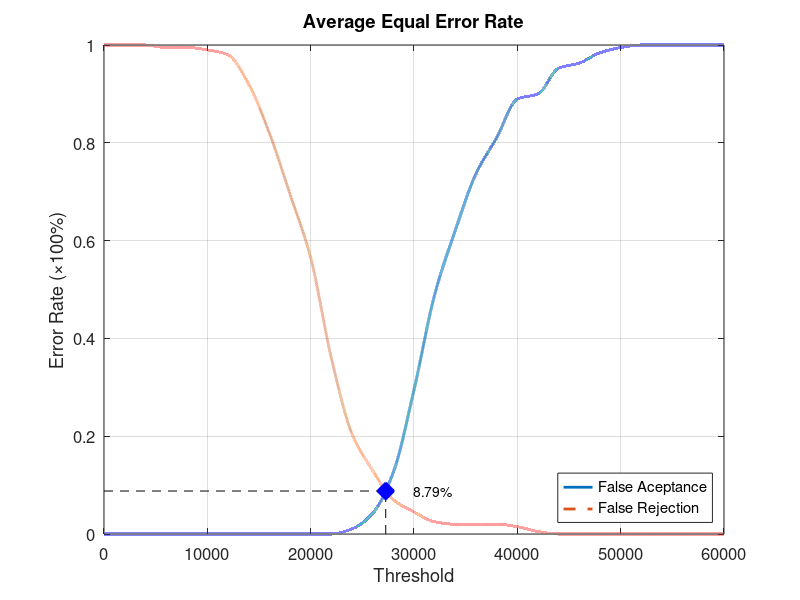
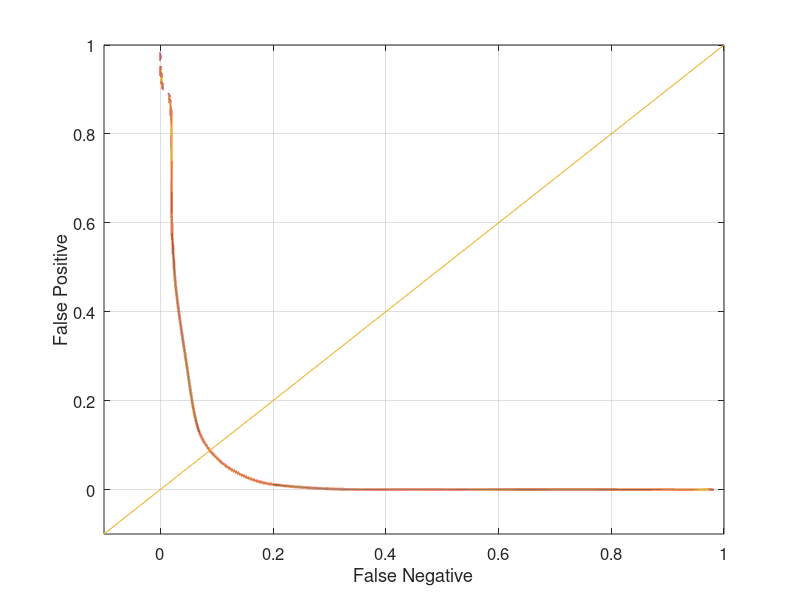

The MATLAB source for these figures, in order:
function yEER = Database2_1
close all;
clear;
clc;
x = 0:2000:60000;
xq = 0:0.5:60000;

y0 = [0 0 0 0 0 0 0 0 0 0 0 0 0.0105263 0.0421053 0.126316 0.294737 0.489474 0.621053 0.736842 0.810526 0.889474 0.9 0.952632 0.963158 0.984211 0.994737 1 1 1 1 1];
yy0 = interp1(x, y0, xq, 'pchip');
y1 = [1 1 1 0.995 0.995 0.99 0.98 0.92 0.82 0.695 0.565 0.36 0.205 0.13 0.07 0.045 0.025 0.02 0.02 0.02 0.015 0.005 0 0 0 0 0 0 0 0 0];
yy1 = interp1(x, y1, xq, 'pchip');

% Calculating EER: 
y2 = abs(y0 - y1);
find(y2 == min(y2))
yy2 = abs(yy0 - yy1);
xEER = find(yy2 == min(yy2));
xEERIndex = xq(xEER) % X-axis EER
yEER = yy0(xEER) % Y-axis EER

main = figure
plot(xq, yy0,'-','LineWidth', 2);	hold on
plot(xq, yy1,'--','LineWidth', 2);	hold on
plot([xEERIndex xEERIndex], [0 yEER], 'k--');	hold on
plot([0 xEERIndex], [yEER yEER], 'k--');	hold on
plot(xEERIndex, yEER, 'bx', 'LineWidth', 10);	hold on
text(xEERIndex + 10 * xEERIndex / 100, yEER, [num2str(round((10000 * yEER)) / 100) '%'])
legend('False Aceptance', 'False Rejection', 'Location', 'SouthEast')
xlabel('Threshold')
ylabel('Error Rate (\times100%)')
title('Average Equal Error Rate')
set(gca, 'FontSize', 12)
axis([0 60000 0 1])
grid on

print(main, 'Database2_1Main', '-dpng');
FNRxFPR = figure('Color', [1 1 1]);
plot(yy1, yy0, '-', yy1, yy0, 'LineWidth', 2);
hold on
y = -0.1:0.1:1
plot(y, y); 
set(gca, 'FontSize', 12)
xlabel('False Negative')
ylabel('False Positive')
axis([-0.1 1 -0.1 1])
set(gca, 'FontSize', 12)
grid on

print(FNRxFPR, 'Database2_1FNRxFPR','-dpng');
end
